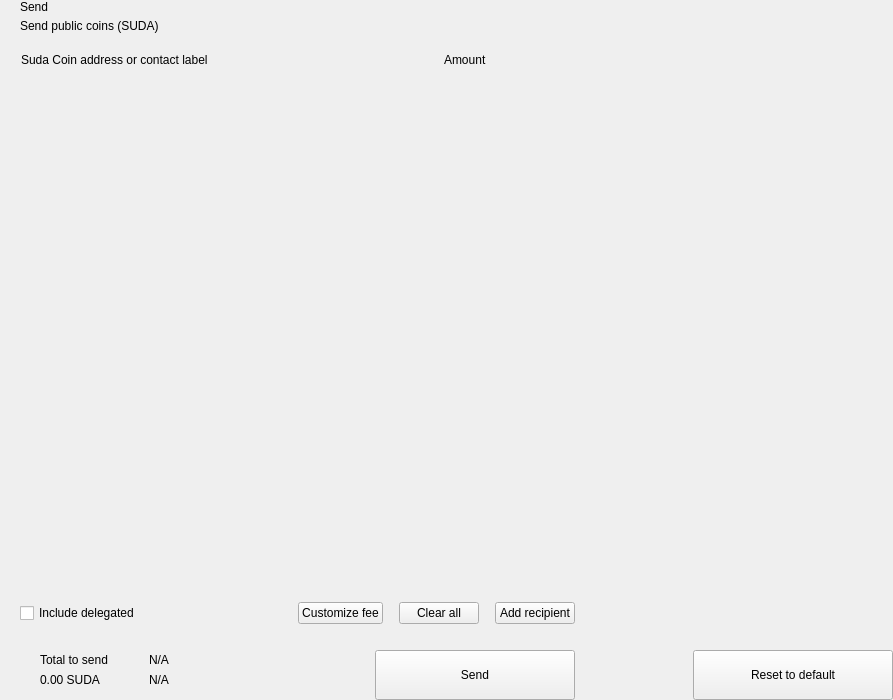
<?xml version="1.0" encoding="UTF-8"?>
<ui version="4.0">
 <class>send</class>
 <widget class="QWidget" name="send">
  <property name="geometry">
   <rect>
    <x>0</x>
    <y>0</y>
    <width>893</width>
    <height>700</height>
   </rect>
  </property>
  <property name="windowTitle">
   <string>Form</string>
  </property>
  <layout class="QHBoxLayout" name="horizontalLayout_2" stretch="2,1">
   <property name="spacing">
    <number>0</number>
   </property>
   <property name="leftMargin">
    <number>0</number>
   </property>
   <property name="topMargin">
    <number>0</number>
   </property>
   <property name="rightMargin">
    <number>0</number>
   </property>
   <property name="bottomMargin">
    <number>0</number>
   </property>
   <item>
    <widget class="QWidget" name="left" native="true">
     <layout class="QVBoxLayout" name="verticalLayout_3">
      <property name="spacing">
       <number>0</number>
      </property>
      <property name="leftMargin">
       <number>0</number>
      </property>
      <property name="topMargin">
       <number>0</number>
      </property>
      <property name="rightMargin">
       <number>0</number>
      </property>
      <property name="bottomMargin">
       <number>0</number>
      </property>
      <item>
       <layout class="QVBoxLayout" name="verticalLayout_22" stretch="0,0,0,1,0,0,0,0">
        <property name="spacing">
         <number>0</number>
        </property>
        <item>
         <layout class="QHBoxLayout" name="horizontalLayout_3">
          <property name="spacing">
           <number>0</number>
          </property>
          <property name="leftMargin">
           <number>20</number>
          </property>
          <property name="rightMargin">
           <number>20</number>
          </property>
          <item>
           <layout class="QVBoxLayout" name="verticalLayout">
            <property name="spacing">
             <number>5</number>
            </property>
            <item>
             <widget class="QLabel" name="labelTitle">
              <property name="text">
               <string>Send</string>
              </property>
              <property name="alignment">
               <set>Qt::AlignLeading|Qt::AlignLeft|Qt::AlignVCenter</set>
              </property>
             </widget>
            </item>
            <item>
             <widget class="QLabel" name="labelSubtitle1">
              <property name="text">
               <string>Send public coins (SUDA)</string>
              </property>
             </widget>
            </item>
           </layout>
          </item>
          <item>
           <spacer name="horizontalSpacer">
            <property name="orientation">
             <enum>Qt::Horizontal</enum>
            </property>
            <property name="sizeHint" stdset="0">
             <size>
              <width>40</width>
              <height>20</height>
             </size>
            </property>
           </spacer>
          </item>
         </layout>
        </item>
        <item>
         <spacer name="verticalSpacer_2">
          <property name="orientation">
           <enum>Qt::Vertical</enum>
          </property>
          <property name="sizeType">
           <enum>QSizePolicy::Fixed</enum>
          </property>
          <property name="sizeHint" stdset="0">
           <size>
            <width>20</width>
            <height>20</height>
           </size>
          </property>
         </spacer>
        </item>
        <item>
         <layout class="QHBoxLayout" name="horizontalLayout" stretch="6,0,2">
          <property name="spacing">
           <number>0</number>
          </property>
          <property name="leftMargin">
           <number>10</number>
          </property>
          <property name="topMargin">
           <number>0</number>
          </property>
          <property name="rightMargin">
           <number>20</number>
          </property>
          <property name="bottomMargin">
           <number>0</number>
          </property>
          <item>
           <widget class="QLabel" name="labelSubtitleAddress">
            <property name="styleSheet">
             <string notr="true">margin-left:8px;</string>
            </property>
            <property name="text">
             <string>Suda Coin address or contact label</string>
            </property>
           </widget>
          </item>
          <item>
           <spacer name="horizontalSpacer_3">
            <property name="orientation">
             <enum>Qt::Horizontal</enum>
            </property>
            <property name="sizeType">
             <enum>QSizePolicy::Fixed</enum>
            </property>
            <property name="sizeHint" stdset="0">
             <size>
              <width>40</width>
              <height>1</height>
             </size>
            </property>
           </spacer>
          </item>
          <item>
           <widget class="QLabel" name="labelSubtitleAmount">
            <property name="text">
             <string>Amount</string>
            </property>
           </widget>
          </item>
         </layout>
        </item>
        <item>
         <widget class="QScrollArea" name="scrollArea">
          <property name="minimumSize">
           <size>
            <width>0</width>
            <height>350</height>
           </size>
          </property>
          <property name="styleSheet">
           <string notr="true">#scrollArea {
            background:transparent;
            margin-top:10px;
}</string>
          </property>
          <property name="horizontalScrollBarPolicy">
           <enum>Qt::ScrollBarAlwaysOff</enum>
          </property>
          <property name="sizeAdjustPolicy">
           <enum>QAbstractScrollArea::AdjustIgnored</enum>
          </property>
          <property name="widgetResizable">
           <bool>true</bool>
          </property>
          <property name="alignment">
           <set>Qt::AlignLeading|Qt::AlignLeft|Qt::AlignTop</set>
          </property>
          <widget class="QWidget" name="scrollAreaWidgetContents">
           <property name="geometry">
            <rect>
             <x>0</x>
             <y>0</y>
             <width>591</width>
             <height>16</height>
            </rect>
           </property>
           <property name="sizePolicy">
            <sizepolicy hsizetype="Preferred" vsizetype="Maximum">
             <horstretch>0</horstretch>
             <verstretch>0</verstretch>
            </sizepolicy>
           </property>
           <property name="autoFillBackground">
            <bool>false</bool>
           </property>
           <property name="styleSheet">
            <string notr="true">#scrollAreaWidgetContents {
             background:transparent;
             }</string>
           </property>
           <layout class="QVBoxLayout" name="verticalLayout_7">
            <property name="spacing">
             <number>0</number>
            </property>
            <property name="sizeConstraint">
             <enum>QLayout::SetDefaultConstraint</enum>
            </property>
            <property name="leftMargin">
             <number>0</number>
            </property>
            <property name="topMargin">
             <number>0</number>
            </property>
            <property name="rightMargin">
             <number>0</number>
            </property>
            <property name="bottomMargin">
             <number>0</number>
            </property>
           </layout>
          </widget>
         </widget>
        </item>
        <item>
         <spacer name="verticalSpacer_4">
          <property name="orientation">
           <enum>Qt::Vertical</enum>
          </property>
          <property name="sizeType">
           <enum>QSizePolicy::Fixed</enum>
          </property>
          <property name="sizeHint" stdset="0">
           <size>
            <width>20</width>
            <height>20</height>
           </size>
          </property>
         </spacer>
        </item>
        <item>
         <layout class="QHBoxLayout" name="horizontalLayout_20">
          <property name="spacing">
           <number>6</number>
          </property>
          <property name="leftMargin">
           <number>20</number>
          </property>
          <property name="rightMargin">
           <number>20</number>
          </property>
          <item>
           <widget class="QCheckBox" name="checkBoxDelegations">
            <property name="layoutDirection">
             <enum>Qt::LeftToRight</enum>
            </property>
            <property name="text">
             <string>Include delegated</string>
            </property>
           </widget>
          </item>
          <item>
           <spacer name="horizontalSpacer_4">
            <property name="orientation">
             <enum>Qt::Horizontal</enum>
            </property>
            <property name="sizeHint" stdset="0">
             <size>
              <width>10</width>
              <height>20</height>
             </size>
            </property>
           </spacer>
          </item>
          <item>
           <widget class="QPushButton" name="pushButtonFee">
            <property name="focusPolicy">
             <enum>Qt::NoFocus</enum>
            </property>
            <property name="text">
             <string>Customize fee</string>
            </property>
           </widget>
          </item>
          <item>
           <spacer name="horizontalSpacer_11">
            <property name="orientation">
             <enum>Qt::Horizontal</enum>
            </property>
            <property name="sizeType">
             <enum>QSizePolicy::Minimum</enum>
            </property>
            <property name="sizeHint" stdset="0">
             <size>
              <width>10</width>
              <height>20</height>
             </size>
            </property>
           </spacer>
          </item>
          <item>
           <widget class="QPushButton" name="pushButtonClear">
            <property name="focusPolicy">
             <enum>Qt::NoFocus</enum>
            </property>
            <property name="layoutDirection">
             <enum>Qt::RightToLeft</enum>
            </property>
            <property name="text">
             <string>Clear all</string>
            </property>
           </widget>
          </item>
          <item>
           <spacer name="horizontalSpacer_6">
            <property name="orientation">
             <enum>Qt::Horizontal</enum>
            </property>
            <property name="sizeType">
             <enum>QSizePolicy::Fixed</enum>
            </property>
            <property name="sizeHint" stdset="0">
             <size>
              <width>10</width>
              <height>20</height>
             </size>
            </property>
           </spacer>
          </item>
          <item>
           <widget class="QPushButton" name="pushButtonAddRecipient">
            <property name="focusPolicy">
             <enum>Qt::NoFocus</enum>
            </property>
            <property name="text">
             <string>Add recipient</string>
            </property>
           </widget>
          </item>
         </layout>
        </item>
        <item>
         <spacer name="verticalSpacer">
          <property name="orientation">
           <enum>Qt::Vertical</enum>
          </property>
          <property name="sizeType">
           <enum>QSizePolicy::Fixed</enum>
          </property>
          <property name="sizeHint" stdset="0">
           <size>
            <width>20</width>
            <height>16</height>
           </size>
          </property>
         </spacer>
        </item>
        <item>
         <layout class="QHBoxLayout" name="horizontalLayout_7">
          <property name="rightMargin">
           <number>20</number>
          </property>
          <item>
           <layout class="QHBoxLayout" name="horizontalLayout_10">
            <property name="spacing">
             <number>0</number>
            </property>
            <property name="leftMargin">
             <number>8</number>
            </property>
            <item>
             <widget class="QStackedWidget" name="stackedWidget">
              <property name="minimumSize">
               <size>
                <width>0</width>
                <height>60</height>
               </size>
              </property>
              <property name="maximumSize">
               <size>
                <width>16777215</width>
                <height>60</height>
               </size>
              </property>
              <widget class="QWidget" name="page1">
               <layout class="QVBoxLayout" name="verticalLayout_71" stretch="0">
                <property name="spacing">
                 <number>6</number>
                </property>
                <property name="leftMargin">
                 <number>12</number>
                </property>
                <property name="topMargin">
                 <number>0</number>
                </property>
                <property name="rightMargin">
                 <number>0</number>
                </property>
                <property name="bottomMargin">
                 <number>0</number>
                </property>
                <item>
                 <widget class="QWidget" name="coinWidget" native="true">
                  <property name="minimumSize">
                   <size>
                    <width>0</width>
                    <height>60</height>
                   </size>
                  </property>
                  <property name="maximumSize">
                   <size>
                    <width>16777215</width>
                    <height>60</height>
                   </size>
                  </property>
                  <layout class="QHBoxLayout" name="horizontalLayout_9">
                   <property name="spacing">
                    <number>0</number>
                   </property>
                   <property name="leftMargin">
                    <number>20</number>
                   </property>
                   <property name="topMargin">
                    <number>10</number>
                   </property>
                   <property name="rightMargin">
                    <number>20</number>
                   </property>
                   <property name="bottomMargin">
                    <number>10</number>
                   </property>
                   <item>
                    <layout class="QVBoxLayout" name="verticalSend">
                     <property name="spacing">
                      <number>0</number>
                     </property>
                     <item>
                      <widget class="QLabel" name="labelTitleTotalSend">
                       <property name="text">
                        <string>Total to send</string>
                       </property>
                      </widget>
                     </item>
                     <item>
                      <widget class="QLabel" name="labelAmountSend">
                       <property name="text">
                        <string notr="true">0.00 SUDA</string>
                       </property>
                      </widget>
                     </item>
                    </layout>
                   </item>
                   <item>
                    <spacer name="horizontalSpacer_9">
                     <property name="orientation">
                      <enum>Qt::Horizontal</enum>
                     </property>
                     <property name="sizeType">
                      <enum>QSizePolicy::Fixed</enum>
                     </property>
                     <property name="sizeHint" stdset="0">
                      <size>
                       <width>20</width>
                       <height>20</height>
                      </size>
                     </property>
                    </spacer>
                   </item>
                   <item>
                    <widget class="QLabel" name="labelLine">
                     <property name="minimumSize">
                      <size>
                       <width>1</width>
                       <height>0</height>
                      </size>
                     </property>
                     <property name="maximumSize">
                      <size>
                       <width>1</width>
                       <height>16777215</height>
                      </size>
                     </property>
                     <property name="text">
                      <string/>
                     </property>
                    </widget>
                   </item>
                   <item>
                    <spacer name="horizontalSpacer_10">
                     <property name="orientation">
                      <enum>Qt::Horizontal</enum>
                     </property>
                     <property name="sizeType">
                      <enum>QSizePolicy::Fixed</enum>
                     </property>
                     <property name="sizeHint" stdset="0">
                      <size>
                       <width>20</width>
                       <height>20</height>
                      </size>
                     </property>
                    </spacer>
                   </item>
                   <item>
                    <layout class="QVBoxLayout" name="verticalRemaining">
                     <property name="spacing">
                      <number>0</number>
                     </property>
                     <item>
                      <widget class="QLabel" name="labelTitleTotalRemaining">
                       <property name="text">
                        <string notr="true">N/A</string>
                       </property>
                      </widget>
                     </item>
                     <item>
                      <widget class="QLabel" name="labelAmountRemaining">
                       <property name="text">
                        <string notr="true">N/A</string>
                       </property>
                      </widget>
                     </item>
                    </layout>
                   </item>
                  </layout>
                 </widget>
                </item>
               </layout>
              </widget>
              <widget class="QWidget" name="page_2"/>
             </widget>
            </item>
           </layout>
          </item>
          <item>
           <spacer name="horizontalSpacer_5">
            <property name="orientation">
             <enum>Qt::Horizontal</enum>
            </property>
            <property name="sizeType">
             <enum>QSizePolicy::Expanding</enum>
            </property>
            <property name="sizeHint" stdset="0">
             <size>
              <width>40</width>
              <height>20</height>
             </size>
            </property>
           </spacer>
          </item>
          <item alignment="Qt::AlignBottom">
           <widget class="QPushButton" name="pushButtonSave">
            <property name="minimumSize">
             <size>
              <width>200</width>
              <height>50</height>
             </size>
            </property>
            <property name="maximumSize">
             <size>
              <width>200</width>
              <height>50</height>
             </size>
            </property>
            <property name="focusPolicy">
             <enum>Qt::NoFocus</enum>
            </property>
            <property name="text">
             <string>Send</string>
            </property>
           </widget>
          </item>
         </layout>
        </item>
       </layout>
      </item>
     </layout>
    </widget>
   </item>
   <item>
    <widget class="QWidget" name="right" native="true">
     <layout class="QVBoxLayout" name="verticalLayout_5">
      <property name="leftMargin">
       <number>0</number>
      </property>
      <property name="topMargin">
       <number>0</number>
      </property>
      <property name="rightMargin">
       <number>0</number>
      </property>
      <property name="bottomMargin">
       <number>0</number>
      </property>
      <item>
       <layout class="QVBoxLayout" name="verticalLayout_4">
        <property name="spacing">
         <number>6</number>
        </property>
        <item>
         <widget class="OptionButton" name="btnCoinControl" native="true">
          <property name="minimumSize">
           <size>
            <width>0</width>
            <height>50</height>
           </size>
          </property>
         </widget>
        </item>
        <item>
         <widget class="OptionButton" name="btnChangeAddress" native="true">
          <property name="minimumSize">
           <size>
            <width>0</width>
            <height>50</height>
           </size>
          </property>
         </widget>
        </item>
        <item>
         <widget class="OptionButton" name="btnUri" native="true">
          <property name="minimumSize">
           <size>
            <width>0</width>
            <height>50</height>
           </size>
          </property>
         </widget>
        </item>
        <item>
         <spacer name="verticalSpacer_5">
          <property name="orientation">
           <enum>Qt::Vertical</enum>
          </property>
          <property name="sizeHint" stdset="0">
           <size>
            <width>20</width>
            <height>40</height>
           </size>
          </property>
         </spacer>
        </item>
        <item>
         <layout class="QHBoxLayout" name="horizontalLayout_8">
          <item>
           <spacer name="horizontalSpacer_7">
            <property name="orientation">
             <enum>Qt::Horizontal</enum>
            </property>
            <property name="sizeHint" stdset="0">
             <size>
              <width>40</width>
              <height>20</height>
             </size>
            </property>
           </spacer>
          </item>
          <item>
           <widget class="QPushButton" name="pushButtonReset">
            <property name="minimumSize">
             <size>
              <width>200</width>
              <height>50</height>
             </size>
            </property>
            <property name="maximumSize">
             <size>
              <width>200</width>
              <height>50</height>
             </size>
            </property>
            <property name="focusPolicy">
             <enum>Qt::NoFocus</enum>
            </property>
            <property name="text">
             <string>Reset to default</string>
            </property>
           </widget>
          </item>
         </layout>
        </item>
       </layout>
      </item>
     </layout>
    </widget>
   </item>
  </layout>
 </widget>
 <customwidgets>
  <customwidget>
   <class>OptionButton</class>
   <extends>QWidget</extends>
   <header>qt/suda/optionbutton.h</header>
   <container>1</container>
  </customwidget>
 </customwidgets>
 <resources/>
 <connections/>
</ui>
